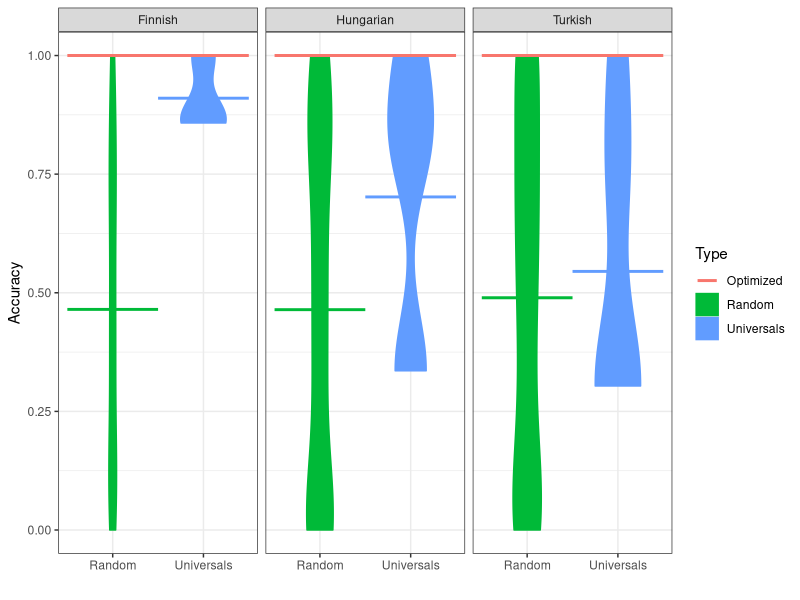
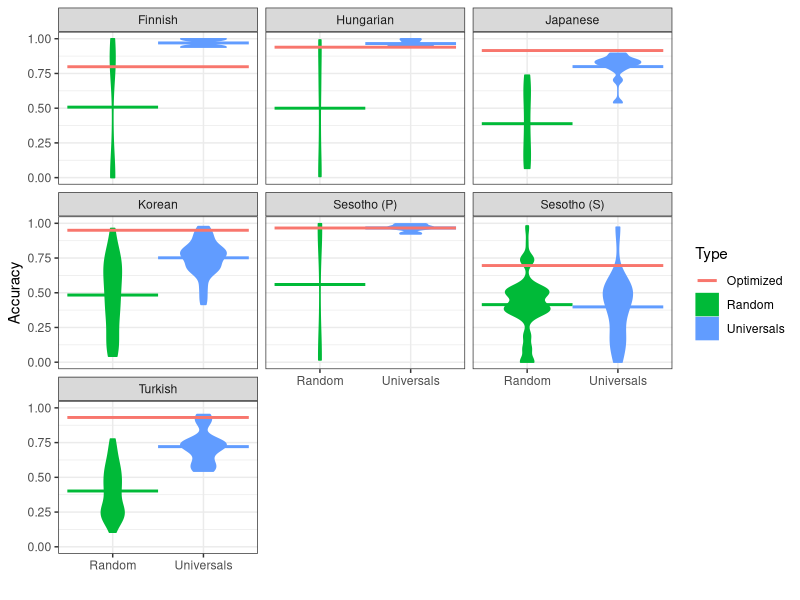

These figures' R source, in order:
library(ggplot2)
library(tidyr)
library(dplyr)

data = read.csv("accuracies.tsv", sep="\t")
names(data) <- c("POS", "Language", "Type", "Accuracy_Pairs", "Accuracy_Full", "Accuracy_Full_Types")
data$Accuracy = data$Accuracy_Full_Types

optimized = data %>% filter(Type=="Optimized") %>% group_by(Language, POS) %>% summarise(AccuracyOpt=mean(Accuracy))

quantiles = merge(data %>% filter(Type != "Optimized"), optimized, by=c("Language", "POS")) %>% group_by(Type, Language, POS) %>% summarise(Quantile = mean(Accuracy<=AccuracyOpt), Lower=binom.test(sum(Accuracy<=AccuracyOpt), NROW(Accuracy))$conf.int[[1]], Upper=binom.test(sum(Accuracy<=AccuracyOpt), NROW(Accuracy))$conf.int[[2]], PValue=binom.test(sum(Accuracy<=AccuracyOpt), NROW(Accuracy), alternative="greater")$p.val, AccuracyOpt=mean(AccuracyOpt))
#quantiles = quantiles %>% mutate(star = ifelse(PValue > 0.05, "", ifelse(PValue > 0.01, "*", ifelse(PValue > 0.001, "**", "***"))))
quantiles = quantiles %>% mutate(star = ifelse(PValue > 0.05, "", "*"))


means = data %>% group_by(Type, POS, Language) %>% filter(Type != "Optimized") %>% summarise(Accuracy=mean(Accuracy))

plot = ggplot(data  %>% filter(POS == "Nouns", Type != "Optimized"), aes(x=Type, y=Accuracy, color=Type, fill=Type)) + geom_violin(width=0.5) #+ geom_text(data=quantiles %>% filter(POS == "Nouns"), aes(y=AccuracyOpt-0.1, label=paste("", star)), size=5, color="black")
plot = plot + geom_segment(data=means %>% filter(POS == "Nouns", Type == "Random"), aes(x=0.5, xend=1.5, y=Accuracy, yend=Accuracy), size=1)
plot = plot + geom_segment(data=means %>% filter(POS == "Nouns", Type == "Universals"), aes(x=1.5, xend=2.5, y=Accuracy, yend=Accuracy), size=1)
plot = plot + geom_segment(data = data %>% filter(POS == "Nouns", Type == "Optimized") %>% group_by(Type, Language) %>% summarise(Accuracy=mean(Accuracy)), aes(x=c(0.5), xend=c(2.5), y=Accuracy, yend=Accuracy), size=1) 
plot = plot + facet_wrap(~Language) + theme_bw() + xlab("")
ggsave("accuracies_nouns_full_types.pdf", height=3, width=6)



plot = ggplot(data  %>% filter(POS == "Verbs", Type != "Optimized"), aes(x=Type, y=Accuracy, color=Type, fill=Type)) + geom_violin(width=0.5)
#geom_text(data=quantiles %>% filter(POS == "Verbs"), aes(y=AccuracyOpt-0.1, label=paste("", star)), size=5, color="black")
plot = plot + geom_segment(data=means %>% filter(POS == "Verbs", Type == "Random"), aes(x=0.5, xend=1.5, y=Accuracy, yend=Accuracy), size=1)
plot = plot + geom_segment(data=means %>% filter(POS == "Verbs", Type == "Universals"), aes(x=1.5, xend=2.5, y=Accuracy, yend=Accuracy), size=1)
plot = plot  + geom_segment(data = data %>% filter(POS == "Verbs", Type == "Optimized") %>% group_by(Type, Language) %>% summarise(Accuracy=mean(Accuracy)), aes(x=c(0.5), xend=c(2.5), y=Accuracy, yend=Accuracy), size=1)
plot = plot  + facet_wrap(~Language) + theme_bw() + xlab("")
ggsave("accuracies_verbs_full_types.pdf", height=6, width=6)

